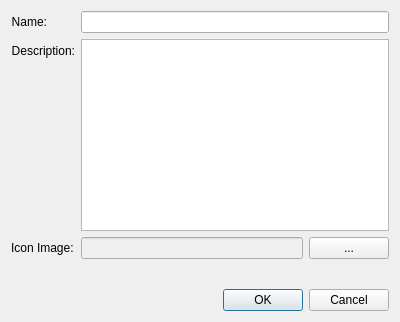
<?xml version="1.0" encoding="UTF-8"?>
<ui version="4.0">
 <class>TestCreateCategory</class>
 <widget class="QDialog" name="TestCreateCategory">
  <property name="geometry">
   <rect>
    <x>0</x>
    <y>0</y>
    <width>400</width>
    <height>322</height>
   </rect>
  </property>
  <property name="windowTitle">
   <string>Dialog</string>
  </property>
  <layout class="QVBoxLayout" name="verticalLayout">
   <item>
    <layout class="QFormLayout" name="formLayout">
     <item row="0" column="0">
      <widget class="QLabel" name="label_name">
       <property name="text">
        <string>Name:</string>
       </property>
       <property name="alignment">
        <set>Qt::AlignRight|Qt::AlignTrailing|Qt::AlignVCenter</set>
       </property>
      </widget>
     </item>
     <item row="0" column="1">
      <widget class="QLineEdit" name="lineEdit_name"/>
     </item>
     <item row="1" column="0">
      <widget class="QLabel" name="label_name_2">
       <property name="text">
        <string>Description:</string>
       </property>
       <property name="alignment">
        <set>Qt::AlignRight|Qt::AlignTrailing|Qt::AlignVCenter</set>
       </property>
      </widget>
     </item>
     <item row="1" column="1">
      <widget class="QTextEdit" name="textEdit_description">
       <property name="sizePolicy">
        <sizepolicy hsizetype="Expanding" vsizetype="Maximum">
         <horstretch>0</horstretch>
         <verstretch>0</verstretch>
        </sizepolicy>
       </property>
      </widget>
     </item>
     <item row="2" column="0">
      <widget class="QLabel" name="label_icon">
       <property name="text">
        <string>Icon Image:</string>
       </property>
      </widget>
     </item>
     <item row="2" column="1">
      <layout class="QHBoxLayout" name="horizontalLayout">
       <item>
        <widget class="QLineEdit" name="lineEdit_iconPath">
         <property name="enabled">
          <bool>false</bool>
         </property>
        </widget>
       </item>
       <item>
        <widget class="QPushButton" name="pushButton_iconPath">
         <property name="text">
          <string>...</string>
         </property>
        </widget>
       </item>
      </layout>
     </item>
    </layout>
   </item>
   <item>
    <widget class="QDialogButtonBox" name="buttonBox">
     <property name="orientation">
      <enum>Qt::Horizontal</enum>
     </property>
     <property name="standardButtons">
      <set>QDialogButtonBox::Cancel|QDialogButtonBox::Ok</set>
     </property>
    </widget>
   </item>
  </layout>
 </widget>
 <resources/>
 <connections>
  <connection>
   <sender>buttonBox</sender>
   <signal>accepted()</signal>
   <receiver>TestCreateCategory</receiver>
   <slot>accept()</slot>
   <hints>
    <hint type="sourcelabel">
     <x>248</x>
     <y>254</y>
    </hint>
    <hint type="destinationlabel">
     <x>157</x>
     <y>274</y>
    </hint>
   </hints>
  </connection>
  <connection>
   <sender>buttonBox</sender>
   <signal>rejected()</signal>
   <receiver>TestCreateCategory</receiver>
   <slot>reject()</slot>
   <hints>
    <hint type="sourcelabel">
     <x>316</x>
     <y>260</y>
    </hint>
    <hint type="destinationlabel">
     <x>286</x>
     <y>274</y>
    </hint>
   </hints>
  </connection>
 </connections>
</ui>
